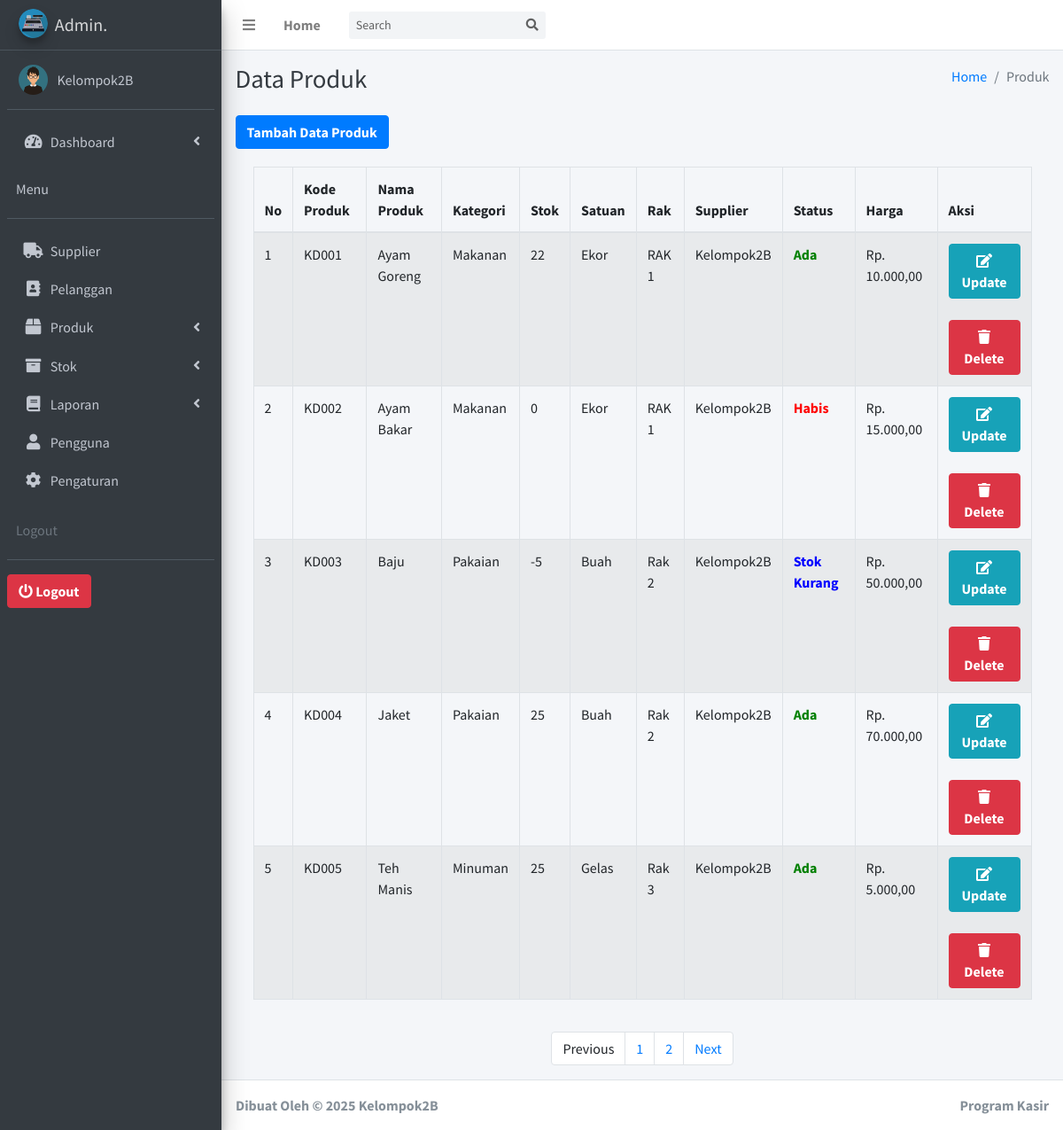
Screenshot of /ProgramKasir/admin/index.php?m=produk&s=title (signed in) with the database file from the repository.
### tables this page shows
CREATE TABLE `pengguna` (
  `id` int(11) NOT NULL,
  `username` text NOT NULL,
  `password` text NOT NULL,
  `nama` text NOT NULL,
  `level` text NOT NULL,
  `foto` varchar(255) NOT NULL
);

CREATE TABLE `tb_produk` (
  `id` int(11) NOT NULL,
  `kdproduk` text NOT NULL,
  `nm_produk` text NOT NULL,
  `kategori` text NOT NULL,
  `stok` int(11) NOT NULL,
  `satuan` text NOT NULL,
  `rak` text NOT NULL,
  `supplier` text NOT NULL,
  `harga` int(11) NOT NULL
);

### ProgramKasir/admin/fungsi/fungsi.php (called while the page is built, shortened)
<?php
$koneksi = mysqli_connect('localhost', 'root', '', 'kelompok2b');
if (function_exists("summon_admin") === FALSE) {
	function summon_admin()
	{
		global $koneksi;
		$id = $_SESSION['idstart'];
		return mysqli_query($koneksi, "SELECT * FROM pengguna WHERE id ='$id'");
	}
}
if (function_exists("url") === FALSE) {
	function url()
	{
		return $url = "//localhost/Kelompok2B/ProgramKasir/vendors/";
	}
}
if (function_exists("rupiah") === FALSE) {
	function rupiah($angka)
	{
		$hasil = "Rp. " . number_format($angka, 2, ',', '.');
		return $hasil;
	}
}

### ProgramKasir/admin/aplikasi/produk/halaman.php (the view, shortened to what this page needs)
<?php
global $koneksi;
$batas = 5;
$halaman = isset($_GET['halaman']) ? (int)$_GET['halaman'] : 1;
$halaman_awal = ($halaman > 1) ? ($halaman * $batas) - $batas : 0;
if (isset($_POST['go'])) {
  $cari = $_POST['cari'];
  $data_produk = mysqli_query($koneksi, "SELECT * FROM tb_produk WHERE nm_produk LIKE '%" . $cari . "%'");
} else {
  $data_produk = mysqli_query($koneksi, "SELECT * FROM tb_produk LIMIT $halaman_awal, $batas");
}
foreach ($data_produk as $pro) :
?>
  <tr>
    <td><?= $i++;  ?></td>
    <td><?= $pro['kdproduk']; ?></td>
    <td><?= $pro['nm_produk']; ?></td>
    <td><?= $pro['kategori']; ?></td>
    <td><?= $pro['stok']; ?></td>
    <td><?= $pro['satuan']; ?></td>
    <td><?= $pro['rak']; ?></td>
    <td><?= $pro['supplier']; ?></td>
    <td><?php
        if ($pro['stok'] > 0) {
          echo '<p style="color: green;"><b>Ada</b></p>';
        } else if ($pro['stok'] == 0) {
          echo '<p style="color: red;"><b>Habis</b></p>';
        } else if ($pro['stok'] < 0) {
          echo '<p style="color: blue;"><b>Stok Kurang</b></p>';
        }
        ?></td>
    <td><?= rupiah($pro['harga']); ?></td>
    <td>
      <div data-toggle="modal" data-target="#edit-produk<?= $pro['id'] ?>">
        <button type="button" class="btn btn-info datapotensi" data-toggle="tooltip" title="Edit">
          <i class="fa fa-edit"></i> <b>Update</b>
        </button>
      </div>
      <br>
      <div data-toggle="modal" data-target="#hapus-produk<?= $pro['id'] ?>">
        <button type="button" class="btn btn-danger" data-toggle="tooltip" title="Hapus">
          <i class="fa fa-trash"></i> <b>Delete</b>
        </button>
      </div>
    </td>
  </tr>
<?php endforeach; ?>

### ProgramKasir/admin/layout/header.php (shortened to what this page needs)
<?php
require 'fungsi/fungsi.php';
?>
<?php
foreach (summon_admin() as $key) :
?>
  <!DOCTYPE html>
  <html>
  <head>
    <link rel="stylesheet" href="<?= url() ?>plugins/fontawesome-free/css/all.min.css">
    <link rel="stylesheet" href="https://code.ionicframework.com/ionicons/2.0.1/css/ionicons.min.css">
    <link rel="stylesheet" href="<?= url() ?>plugins/tempusdominus-bootstrap-4/css/tempusdominus-bootstrap-4.min.css">
    <link rel="stylesheet" href="<?= url() ?>plugins/icheck-bootstrap/icheck-bootstrap.min.css">
    <link rel="stylesheet" href="<?= url() ?>plugins/jqvmap/jqvmap.min.css">
    <link rel="stylesheet" href="<?= url() ?>dist/css/adminlte.min.css">
    <link rel="stylesheet" href="<?= url() ?>plugins/overlayScrollbars/css/OverlayScrollbars.min.css">
    <link rel="stylesheet" href="<?= url() ?>plugins/daterangepicker/daterangepicker.css">
    <link rel="stylesheet" href="<?= url() ?>plugins/summernote/summernote-bs4.css">
  </head>
  <body class="hold-transition sidebar-mini layout-fixed">
    <div class="wrapper">
      <nav class="main-header navbar navbar-expand navbar-white navbar-light">
        <ul class="navbar-nav">
          <li class="nav-item">
            <a class="nav-link" data-widget="pushmenu" href="#" role="button"><i class="fas fa-bars"></i></a>
          </li>
          <li class="nav-item d-none d-sm-inline-block">
            <a href="index.php" class="nav-link"><b>Home</b></a>
          </li>
        </ul>
        <form action="" method="POST" class="form-inline ml-3">
          <div class="input-group input-group-sm">
            <input class="form-control form-control-navbar" type="search" name="cari" placeholder="Search" aria-label="Search">
            <div class="input-group-append">
              <button class="btn btn-navbar" name="go" type="submit">
                <i class="fas fa-search"></i>
              </button>
            </div>
          </div>
        </form>
      </nav>
      <aside class="main-sidebar sidebar-dark-primary elevation-4">
        <a href="index.php" class="brand-link">
          <img src="<?= url() ?>img/logokasir.png" alt="AdminLTE Logo" class="brand-image img-circle elevation-3" style="opacity: .8">
          <span class="brand-text font-weight-light"><b>Admin.</b></span>
        </a>
        <div class="sidebar">
          <div class="user-panel mt-3 pb-3 mb-3 d-flex">
            <div class="image">
              <?php
              if ($key['foto'] != '') {
                echo '<img src="img/' . $key['foto'] . '" height="150">';
              } else {
                echo '<img src="img/user_logo.png" height="150">';
              }
              ?>
            </div>
            <div class="info">
              <a href="index.php?m=pengguna&s=detail" class="d-block"><?= $key['nama']; ?></a>
            </div>
          </div>
          <nav class="mt-2">
            <ul class="nav nav-pills nav-sidebar flex-column" data-widget="treeview" role="menu" data-accordion="false">
              <li class="nav-item has-treeview">
                <a href="index.php" class="nav-link">
                  <i class="nav-icon fas fa-tachometer-alt"></i>
                  <p>
                    Dashboard
                    <i class="right fas fa-angle-left"></i>
                  </p>
                </a>
                <div class="user-panel mt-3 pb-3 mb-3 d-flex">
                  <div class="info">
                    <a href="#" class="d-block">Menu</a>
                  </div>
                </div>
              </li>
              <li class="nav-item">
                <a href="index.php?m=supplier&s=title" class="nav-link">
                  <i class="nav-icon fas fa-truck"></i>
                  <p>Supplier</p>
                </a>
              </li>
              <li class="nav-item">
                <a href="index.php?m=pelanggan&s=title" class="nav-link">
                  <i class="nav-icon fas fa-address-book"></i>
                  <p>Pelanggan</p>
                </a>
              </li>
              <li class="nav-item has-treeview">
                <a href="#" class="nav-link">
                  <i class="nav-icon fas fa-box"></i>
                  <p>
                    Produk
                    <i class="fas fa-angle-left right"></i>
                  </p>
                </a>
              </li>
              <li class="nav-item has-treeview">
                <a href="#" class="nav-link">
                  <i class="nav-icon fa fa-archive"></i>
                  <p>
                    Stok
                    <i class="fas fa-angle-left right"></i>
                  </p>
                </a>
              </li>
              <li class="nav-item has-treeview">
                <a href="#" class="nav-link">
                  <i class="fas fa-book nav-icon"></i>
                  <p>
                    Laporan
                    <i class="fas fa-angle-left right"></i>
                  </p>
                </a>
              </li>
              <li class="nav-item">
                <a href="index.php?m=pengguna&s=title" class="nav-link">
                  <i class="fas fa-user nav-icon"></i>
                  <p>Pengguna</p>
                </a>
              </li>
              <li class="nav-item">
                <a href="index.php?m=pengguna&s=detail" class="nav-link">
                  <i class="fas fa-cog nav-icon"></i>
                  <p>Pengaturan</p>
                </a>
              </li>
              <div class="user-panel mt-3 pb-3 mb-3 d-flex">
                <div class="info">
                  <span class="d-block text-gray">Logout</span>
                </div>
              </div>
              <a href="logout.php"><button class="btn btn-danger"><i class="fa fa-power-off" aria-hidden="true"></i> <b>Logout</b></button></a>
              <br>
            </ul>
          </nav>
        </div>
      </aside>
    <?php
  endforeach;
    ?>

### rows the page displays
pengguna: foto (picture), nama "Kelompok2B"
tb_produk: kdproduk "KD001", nm_produk "Ayam Goreng", kategori "Makanan", stok "22", satuan "Ekor", rak "RAK 1", supplier "Kelompok2B", shows "Ada", harga "Rp. 10.000,00"
tb_produk: kdproduk "KD002", nm_produk "Ayam Bakar", kategori "Makanan", stok "0", satuan "Ekor", rak "RAK 1", supplier "Kelompok2B", shows "Habis", harga "Rp. 15.000,00"
tb_produk: kdproduk "KD003", nm_produk "Baju", kategori "Pakaian", stok "-5", satuan "Buah", rak "Rak 2", supplier "Kelompok2B", shows "Stok Kurang", harga "Rp. 50.000,00"
tb_produk: kdproduk "KD004", nm_produk "Jaket", kategori "Pakaian", stok "25", satuan "Buah", rak "Rak 2", supplier "Kelompok2B", shows "Ada", harga "Rp. 70.000,00"
tb_produk: kdproduk "KD005", nm_produk "Teh Manis", kategori "Minuman", stok "25", satuan "Gelas", rak "Rak 3", supplier "Kelompok2B", shows "Ada", harga "Rp. 5.000,00"
